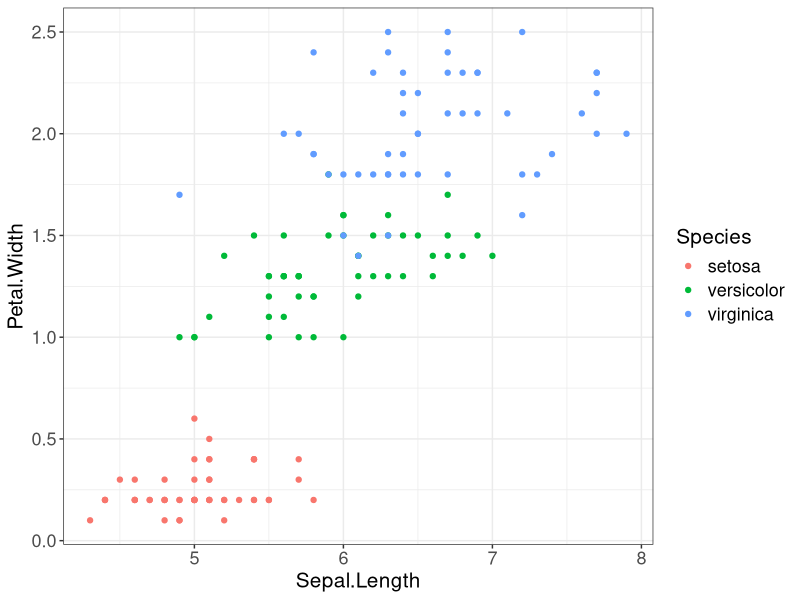
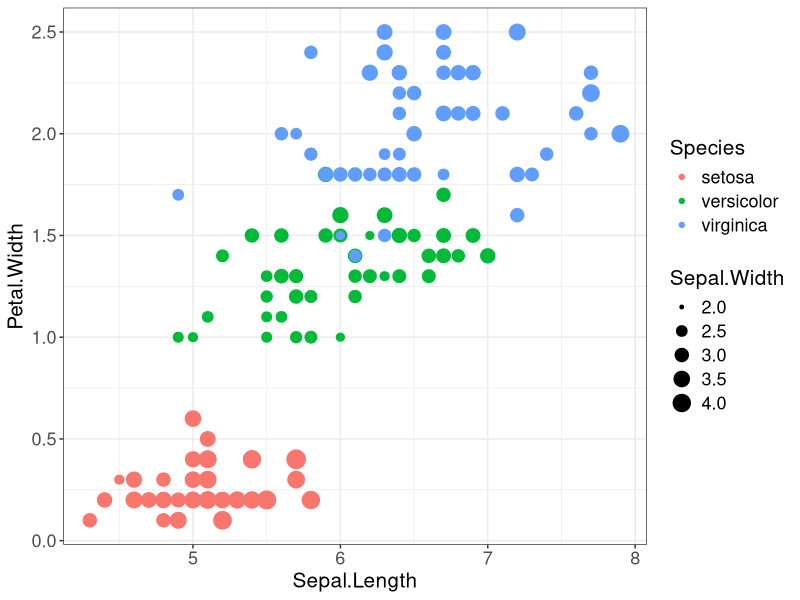
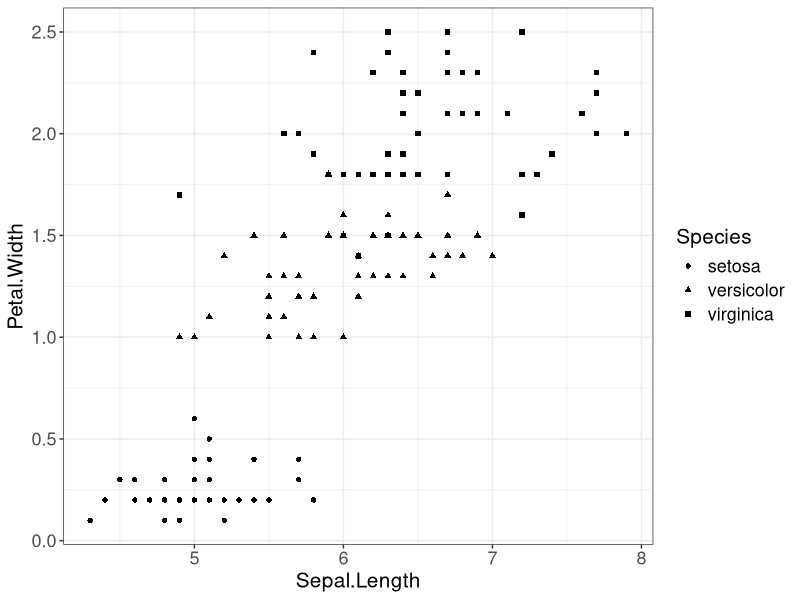
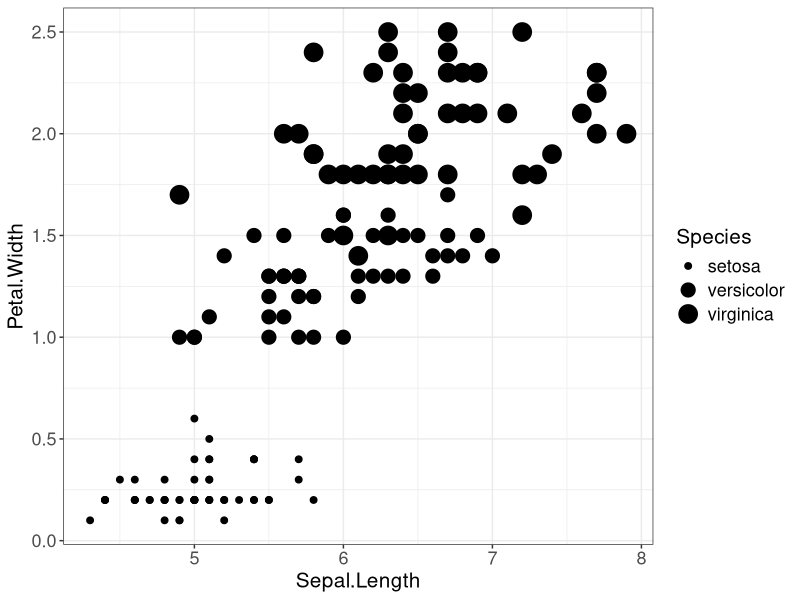
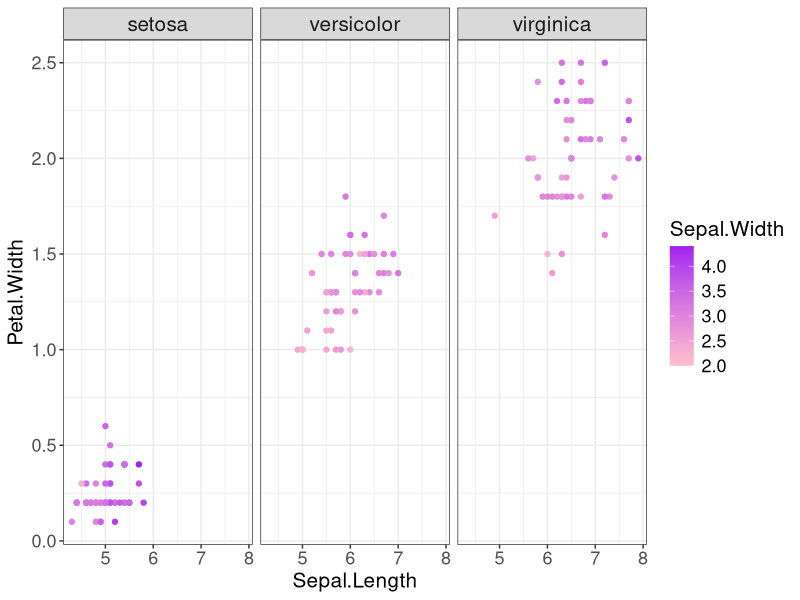
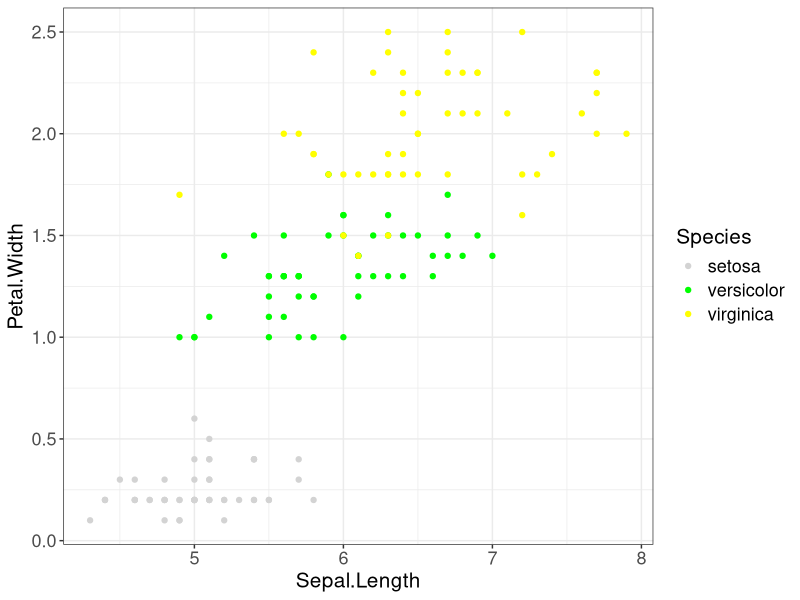
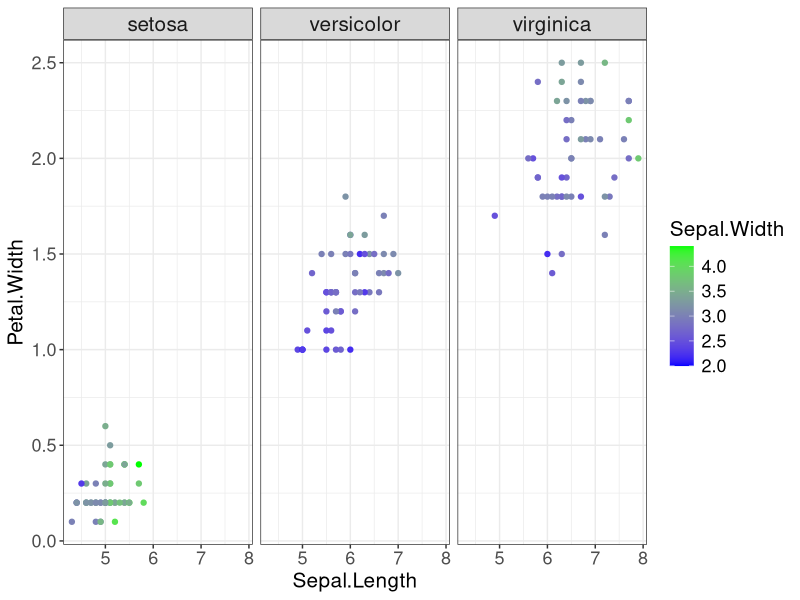
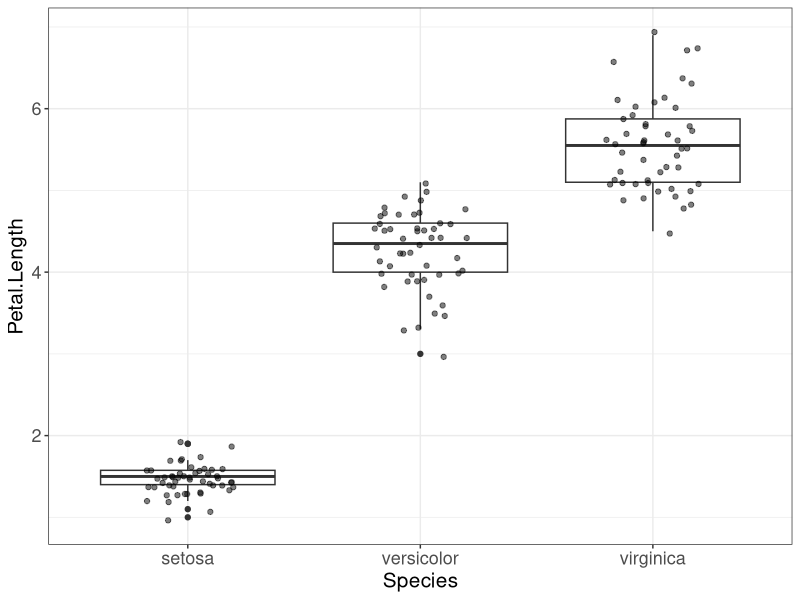

Source code (R) for these figures, in order:
# Load necessary packages
library(dplyr)
library(ggplot2)
library(ggrepel)
library(patchwork)

# Load a built-in dataset
data("iris")
head(iris)

# Set a custom theme, to increase readability of plots
custom_ggplot_theme <- theme_bw() + theme(
    axis.text = element_text(size = 13),
    axis.title = element_text(size = 15),
    legend.text = element_text(size = 13),
    legend.title = element_text(size = 15),
    strip.text = element_text(size = 15)
)

# Scatter plot of sepal length vs petal width
(
  ggplot(data = iris, aes(x = Sepal.Length, y = Petal.Width, color = Species))
  + geom_point()
  + custom_ggplot_theme
)

output_plot_filename <- file.path("example_figures", "simple_scatterplot_example.png")
ggsave(output_plot_filename, width = 4, height = 4)

# Scatter plot with color mapped to species
(
  ggplot(
    data = iris,
    aes(
      x = Sepal.Length,
      y = Petal.Width,
      color = Species,
      size = Sepal.Width
      )
    )
  + geom_point()
  + custom_ggplot_theme
)

output_plot_filename <- file.path("example_figures", "color_and_size_scatterplot_example.png")
ggsave(output_plot_filename, width = 6, height = 4)

# Certain decisions for mapping variables to visual elements are less effective
# Take, for example, mapping species to a shape, or size, instead
# Scatter plot with color mapped to species
(
  ggplot(
    data = iris,
    aes(
      x = Sepal.Length,
      y = Petal.Width,
      shape = Species
      )
    )
  + geom_point()
  + custom_ggplot_theme
)

output_plot_filename <- file.path("example_figures", "bad_shape_scatterplot_example.png")
ggsave(output_plot_filename, width = 6, height = 4)

(
  ggplot(
    data = iris,
    aes(
      x = Sepal.Length,
      y = Petal.Width,
      size = Species
      )
    )
  + geom_point()
  + custom_ggplot_theme
)

output_plot_filename <- file.path("example_figures", "bad_size_scatterplot_example.png")
ggsave(output_plot_filename, width = 6, height = 4)

# You can also use facets to add a layer of complexity without trading off understanding.
(
  ggplot(
    data = iris,
    aes(
      x = Sepal.Length,
      y = Petal.Width,
      color = Sepal.Width
      )
    )
  + geom_point()
  + facet_grid("~Species")
  + scale_color_gradient(low = "pink", high = "purple")
  + custom_ggplot_theme
)

output_plot_filename <- file.path("example_figures", "facet_scatterplot_example.png")
ggsave(output_plot_filename, width = 8, height = 4)


# Choosing different colors impacts interpretability of the data
(
    ggplot(
        data = iris,
        aes(
            x = Sepal.Length,
            y = Petal.Width,
            color = Species
            )
        )
    + geom_point()
    + scale_color_manual(
        values = c(
            "setosa" = "lightgrey",
            "versicolor" = "green",
            "virginica" = "yellow"
            )
        )
    + custom_ggplot_theme
)

output_plot_filename <- file.path("example_figures", "bad_color_scatterplot_example.png")
ggsave(output_plot_filename, width = 6, height = 4)

# An example of a plot with a bad color palette
(
  ggplot(
    data = iris,
    aes(
      x = Sepal.Length,
      y = Petal.Width,
      color = Sepal.Width
      )
    )
  + geom_point()
  + facet_grid("~Species")
  + scale_color_continuous(high = "green", low = "blue")
  + custom_ggplot_theme
)

output_plot_filename <- file.path("example_figures", "bad_color_facet_scatterplot_example.png")
ggsave(output_plot_filename, width = 8, height = 4)

# Box plot example
box_plot_example <- (
  ggplot(
    data = iris,
    aes(
      x = Species,
      y = Petal.Length
      )
    )
   + geom_boxplot()
   + geom_point(position = position_jitter(width = 0.2), alpha = 0.5)
   + custom_ggplot_theme
)

output_plot_filename <- file.path("example_figures", "boxplot_example.png")
ggsave(output_plot_filename, width = 4, height = 4)

box_plot_example
    

# Customizing the theme
(
  ggplot(
    data = iris,
    aes(
      x = Sepal.Length,
      y = Petal.Width,
      color = Species,
      size = Sepal.Width
      )
    )
  + geom_point()
  + theme_minimal()
  + labs(
    title = "Sepal length vs. Petal width",
    x = "Sepal length",
    y = "Petal width"
    )
  + scale_size_continuous(name = "Sepal\nwidth")
  + custom_ggplot_theme
  + guides(color = guide_legend(override.aes = list(size = 5), order = 1))
)

output_plot_filename <- file.path("example_figures", "customized_scatterplot_example.png")
ggsave(output_plot_filename, width = 6, height = 4)

# Custom color scale
custom_color_gg <- (
  ggplot(
    data = iris,
    aes(
      x = Sepal.Length,
      y = Petal.Width,
      color = Species,
      size = Sepal.Width
      )
    )
  + geom_point(alpha = 0.5)
  + scale_color_brewer(palette = "Set2")
  + custom_ggplot_theme
)

output_plot_filename <- file.path("example_figures", "customized_color_scatterplot_example.png")
ggsave(output_plot_filename, width = 6, height = 4)

custom_color_gg


# We previously saved two figures, combine them here into one figure with patchwork
custom_color_gg + box_plot_example + plot_layout(ncol = 1) + plot_annotation(tag_levels = "A")

ggsave(file.path("example_figures", "patchwork_example.png"), width = 8, height = 10)

# Load a built-in dataset for ggrepel example
data("mpg")

# Add a column with the full car name and remove duplicates
mpg <- mpg %>%
  dplyr::mutate(full_car_name = paste(year, manufacturer, model, sep = " ")) %>%
  dplyr::distinct(full_car_name, .keep_all = TRUE)

head(mpg)
    

# Subset the data for focused labeling
subset_mpg_for_focused_labels <- mpg %>%
    dplyr::filter(
        hwy > 35 |
        hwy < 16 |
        displ > 6.1
    )

# Scatter plot with text labels for a different dataset
(
    ggplot(
        data = mpg,
        aes(
            x = displ,
            y = hwy
            )
        )
    + geom_point(
        aes(fill = class),
        shape = 23,
        size = 2
        )
    + geom_text_repel(
        data = subset_mpg_for_focused_labels,
        aes(label = full_car_name),
        arrow = arrow(length = unit(0.01, "npc")),
        box.padding = 1.2,
        force = 2,
        size = 5
        )
    + custom_ggplot_theme
    + scale_color_brewer(palette = "Set2")
    + ylim(0, 50)
    + xlim(0, 8)
)

output_plot_filename <- file.path("example_figures", "mpg_ggrepel_example.png")
ggsave(output_plot_filename, width = 10, height = 8)
